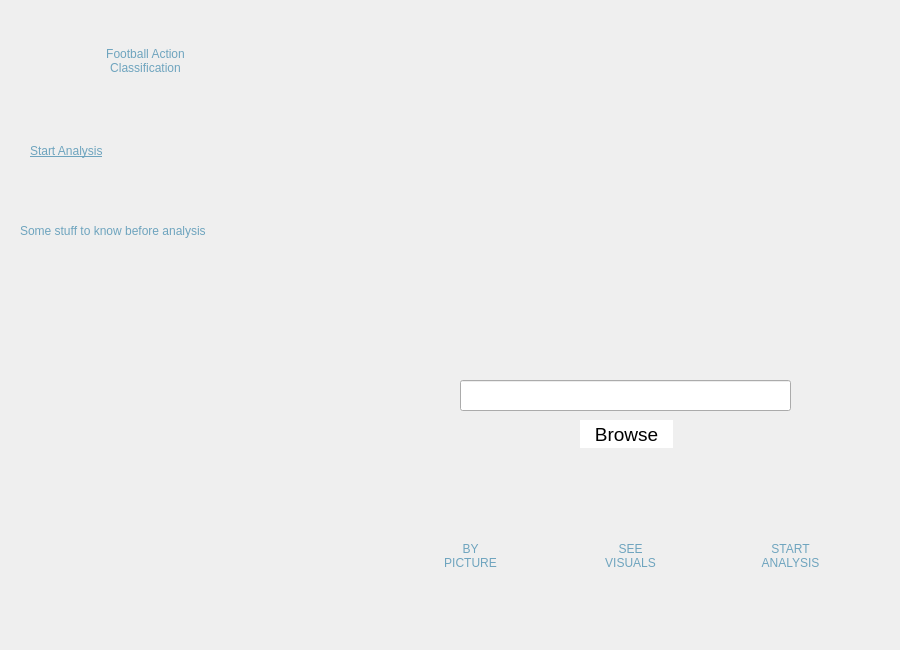
<?xml version="1.0" encoding="UTF-8"?>
<ui version="4.0">
 <class>Dialog</class>
 <widget class="QDialog" name="Dialog">
  <property name="geometry">
   <rect>
    <x>0</x>
    <y>0</y>
    <width>900</width>
    <height>650</height>
   </rect>
  </property>
  <property name="windowTitle">
   <string>Dialog</string>
  </property>
  <widget class="QWidget" name="backgroundwidget" native="true">
   <property name="geometry">
    <rect>
     <x>0</x>
     <y>0</y>
     <width>901</width>
     <height>651</height>
    </rect>
   </property>
   <property name="styleSheet">
    <string notr="true">QWidget#widget{ 
background-color: qlineargradient(spread:pad, x1:0.384211, y1:0.023, x2:0.768, y2:1, stop:0 rgba(29, 30, 73, 255), stop:1 rgba(39, 41, 100, 255));}</string>
   </property>
   <widget class="QLabel" name="backgroundPhoto">
    <property name="geometry">
     <rect>
      <x>0</x>
      <y>-30</y>
      <width>900</width>
      <height>700</height>
     </rect>
    </property>
    <property name="styleSheet">
     <string notr="true"/>
    </property>
    <property name="text">
     <string/>
    </property>
    <property name="pixmap">
     <pixmap>background.jpg</pixmap>
    </property>
    <property name="scaledContents">
     <bool>true</bool>
    </property>
   </widget>
   <widget class="QPushButton" name="byPictureButton">
    <property name="geometry">
     <rect>
      <x>400</x>
      <y>510</y>
      <width>141</width>
      <height>91</height>
     </rect>
    </property>
    <property name="styleSheet">
     <string notr="true">QPushButton {
	border-radius: 15px;
	background-color: qlineargradient(spread:pad, x1:0.384211, y1:0.023, x2:0.768, 		y2:1, stop:0 rgba(29, 30, 73, 255), stop:1 rgba(39, 41, 100, 255));

	font: 75 14pt &quot;Comic Sans MS&quot;; color: rgb(110, 164, 190)
}

QPushButton:hover{
	background-color: rgb(54, 57, 138);
}
QPushButton:pressed{
	background-color: rgb(91, 96, 230);
}</string>
    </property>
    <property name="text">
     <string>BY
PICTURE</string>
    </property>
   </widget>
   <widget class="QPushButton" name="FACButton">
    <property name="geometry">
     <rect>
      <x>10</x>
      <y>10</y>
      <width>271</width>
      <height>101</height>
     </rect>
    </property>
    <property name="cursor">
     <cursorShape>PointingHandCursor</cursorShape>
    </property>
    <property name="styleSheet">
     <string notr="true">QPushButton {
	border-radius: 15px;
	background-color: qlineargradient(spread:pad, x1:0.384211, y1:0.023, x2:0.768, 		y2:1, stop:0 rgba(29, 30, 73, 255), stop:1 rgba(39, 41, 100, 255));

	font: 75 22pt &quot;Comic Sans MS&quot;; color: rgb(110, 164, 190)
}

QPushButton:hover{
	background-color: rgb(54, 57, 138);
}
QPushButton:pressed{
	background-color: rgb(91, 96, 230);
}</string>
    </property>
    <property name="text">
     <string>Football Action
Classification</string>
    </property>
   </widget>
   <widget class="QLabel" name="howItWorksText">
    <property name="geometry">
     <rect>
      <x>20</x>
      <y>180</y>
      <width>371</width>
      <height>101</height>
     </rect>
    </property>
    <property name="styleSheet">
     <string notr="true">font: 75 12pt &quot;Comic Sans MS&quot;; color: rgb(110, 164, 190)</string>
    </property>
    <property name="text">
     <string>Some stuff to know before analysis</string>
    </property>
   </widget>
   <widget class="QLabel" name="howItWorksHeadText">
    <property name="geometry">
     <rect>
      <x>30</x>
      <y>130</y>
      <width>271</width>
      <height>41</height>
     </rect>
    </property>
    <property name="styleSheet">
     <string notr="true">font: 75 18pt &quot;Comic Sans MS&quot;; color: rgb(110, 164, 190);
text-decoration: underline;</string>
    </property>
    <property name="text">
     <string>Start Analysis</string>
    </property>
   </widget>
   <widget class="QPushButton" name="seeVisualsButton">
    <property name="geometry">
     <rect>
      <x>560</x>
      <y>510</y>
      <width>141</width>
      <height>91</height>
     </rect>
    </property>
    <property name="styleSheet">
     <string notr="true">QPushButton {
	border-radius: 15px;
	background-color: qlineargradient(spread:pad, x1:0.384211, y1:0.023, x2:0.768, 		y2:1, stop:0 rgba(29, 30, 73, 255), stop:1 rgba(39, 41, 100, 255));

	font: 75 13pt &quot;Comic Sans MS&quot;; color: rgb(110, 164, 190)
}

QPushButton:hover{
	background-color: rgb(54, 57, 138);
}
QPushButton:pressed{
	background-color: rgb(91, 96, 230);
}</string>
    </property>
    <property name="text">
     <string>SEE
VISUALS</string>
    </property>
   </widget>
   <widget class="QPushButton" name="startAnalysisButton">
    <property name="geometry">
     <rect>
      <x>720</x>
      <y>510</y>
      <width>141</width>
      <height>91</height>
     </rect>
    </property>
    <property name="styleSheet">
     <string notr="true">QPushButton {
	border-radius: 15px;
	background-color: qlineargradient(spread:pad, x1:0.384211, y1:0.023, x2:0.768, 		y2:1, stop:0 rgba(29, 30, 73, 255), stop:1 rgba(39, 41, 100, 255));

	font: 75 13pt &quot;Comic Sans MS&quot;; color: rgb(110, 164, 190)
}

QPushButton:hover{
	background-color: rgb(54, 57, 138);
}
QPushButton:pressed{
	background-color: rgb(91, 96, 230);
}</string>
    </property>
    <property name="text">
     <string>START
ANALYSIS</string>
    </property>
   </widget>
   <widget class="QLineEdit" name="lineEdit">
    <property name="geometry">
     <rect>
      <x>460</x>
      <y>380</y>
      <width>331</width>
      <height>31</height>
     </rect>
    </property>
   </widget>
   <widget class="QPushButton" name="browseButton">
    <property name="geometry">
     <rect>
      <x>580</x>
      <y>420</y>
      <width>93</width>
      <height>28</height>
     </rect>
    </property>
    <property name="styleSheet">
     <string notr="true">QPushButton {
	border-radius: 15px;

	background-color: rgb(255, 255, 255);

	font: 75 14pt; color: rgb(0, 0, 0);
}

QPushButton:hover{
	background-color: rgb(85, 170, 255);
}
QPushButton:pressed{
	background-color: rgb(91, 96, 230);
}</string>
    </property>
    <property name="text">
     <string>Browse</string>
    </property>
   </widget>
  </widget>
 </widget>
 <resources>
  <include location="background.qrc"/>
 </resources>
 <connections/>
</ui>
